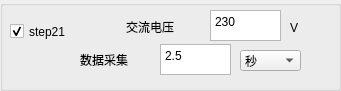
  <widget class="QGroupBox" name="groupBox_25">
   <property name="geometry">
    <rect>
     <x>900</x>
     <y>600</y>
     <width>341</width>
     <height>91</height>
    </rect>
   </property>
   <property name="title">
    <string/>
   </property>
   <widget class="QLabel" name="label_203">
    <property name="geometry">
     <rect>
      <x>126</x>
      <y>17</y>
      <width>71</width>
      <height>20</height>
     </rect>
    </property>
    <property name="text">
     <string>交流电压</string>
    </property>
   </widget>
   <widget class="QLabel" name="label_204">
    <property name="geometry">
     <rect>
      <x>80</x>
      <y>50</y>
      <width>71</width>
      <height>20</height>
     </rect>
    </property>
    <property name="text">
     <string>数据采集</string>
    </property>
   </widget>
   <widget class="QComboBox" name="comboBox_S21_TIME">
    <property name="geometry">
     <rect>
      <x>240</x>
      <y>50</y>
      <width>61</width>
      <height>21</height>
     </rect>
    </property>
    <item>
     <property name="text">
      <string>秒</string>
     </property>
    </item>
    <item>
     <property name="text">
      <string>毫秒</string>
     </property>
    </item>
    <item>
     <property name="text">
      <string>分钟</string>
     </property>
    </item>
   </widget>
   <widget class="QLabel" name="label_205">
    <property name="geometry">
     <rect>
      <x>290</x>
      <y>20</y>
      <width>16</width>
      <height>16</height>
     </rect>
    </property>
    <property name="text">
     <string>V</string>
    </property>
   </widget>
   <widget class="QTextEdit" name="textEdit_S21_TIME">
    <property name="geometry">
     <rect>
      <x>160</x>
      <y>44</y>
      <width>71</width>
      <height>31</height>
     </rect>
    </property>
    <property name="html">
     <string>&lt;!DOCTYPE HTML PUBLIC &quot;-//W3C//DTD HTML 4.0//EN&quot; &quot;http://www.w3.org/TR/REC-html40/strict.dtd&quot;&gt;
&lt;html&gt;&lt;head&gt;&lt;meta name=&quot;qrichtext&quot; content=&quot;1&quot; /&gt;&lt;style type=&quot;text/css&quot;&gt;
p, li { white-space: pre-wrap; }
&lt;/style&gt;&lt;/head&gt;&lt;body style=&quot; font-family:'宋体'; font-size:10pt; font-weight:400; font-style:normal;&quot;&gt;
&lt;p style=&quot; margin-top:0px; margin-bottom:0px; margin-left:0px; margin-right:0px; -qt-block-indent:0; text-indent:0px;&quot;&gt;&lt;span style=&quot; font-family:'SimSun'; font-size:9pt;&quot;&gt;2.5&lt;/span&gt;&lt;/p&gt;&lt;/body&gt;&lt;/html&gt;</string>
    </property>
   </widget>
   <widget class="QTextEdit" name="textEdit_S21_AC_VOLT">
    <property name="geometry">
     <rect>
      <x>210</x>
      <y>10</y>
      <width>71</width>
      <height>31</height>
     </rect>
    </property>
    <property name="html">
     <string>&lt;!DOCTYPE HTML PUBLIC &quot;-//W3C//DTD HTML 4.0//EN&quot; &quot;http://www.w3.org/TR/REC-html40/strict.dtd&quot;&gt;
&lt;html&gt;&lt;head&gt;&lt;meta name=&quot;qrichtext&quot; content=&quot;1&quot; /&gt;&lt;style type=&quot;text/css&quot;&gt;
p, li { white-space: pre-wrap; }
&lt;/style&gt;&lt;/head&gt;&lt;body style=&quot; font-family:'宋体'; font-size:10pt; font-weight:400; font-style:normal;&quot;&gt;
&lt;p style=&quot; margin-top:0px; margin-bottom:0px; margin-left:0px; margin-right:0px; -qt-block-indent:0; text-indent:0px;&quot;&gt;&lt;span style=&quot; font-family:'SimSun'; font-size:9pt;&quot;&gt;230&lt;/span&gt;&lt;/p&gt;&lt;/body&gt;&lt;/html&gt;</string>
    </property>
   </widget>
   <widget class="QCheckBox" name="checkBox_S21">
    <property name="geometry">
     <rect>
      <x>10</x>
      <y>21</y>
      <width>91</width>
      <height>21</height>
     </rect>
    </property>
    <property name="text">
     <string>step21</string>
    </property>
    <property name="checked">
     <bool>true</bool>
    </property>
   </widget>
  </widget>
